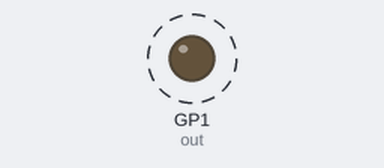
A program run on a simulated Raspberry Pi Pico running CircuitPython. Parts: output pins drawn as LEDs (lit = HIGH). Dashed ring = blinking. What the program prints to the serial console is not drawn.

Above: at 0.06 s.
Timing chart, 0 to 3.0 s (numbered marks = the images above):
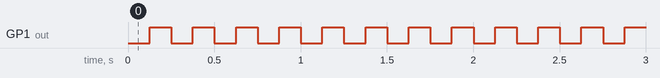

The program:

code.py
```python
# (licence header left out)
import time
import board
import digitalio

pin = board.GP1
out = digitalio.DigitalInOut(pin)
out.direction = digitalio.Direction.OUTPUT
out.value = True
print(pin)


def toggle():
    if out.value:
        out.value = False
    else:
        out.value = True


while True:
    toggle()
    time.sleep(0.125)
```

Measured:
- by itself, GP1 (out): alternates HIGH for 0.13 s and LOW for 0.13 s
